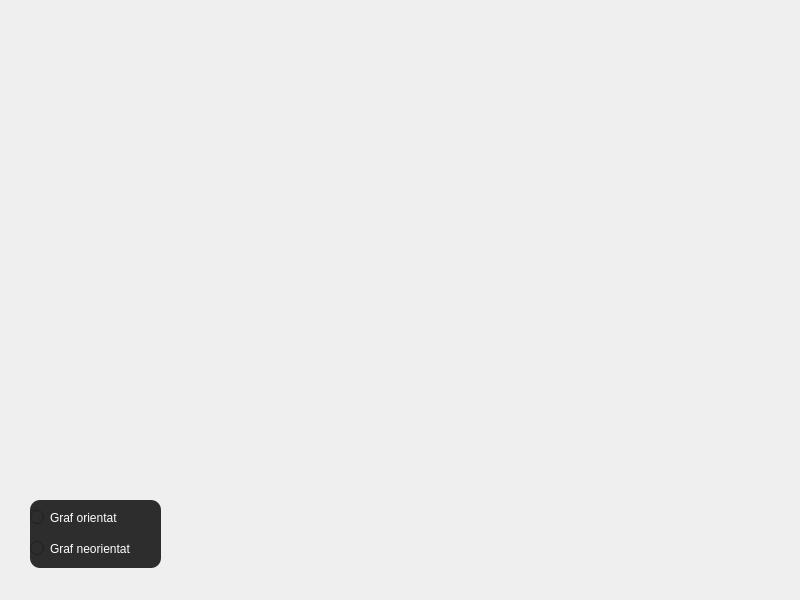
<?xml version="1.0" encoding="UTF-8"?>
<ui version="4.0">
 <class>MainWindow</class>
 <widget class="QMainWindow" name="MainWindow">
  <property name="geometry">
   <rect>
    <x>0</x>
    <y>0</y>
    <width>800</width>
    <height>600</height>
   </rect>
  </property>
  <property name="windowTitle">
   <string>MainWindow</string>
  </property>
  <property name="autoFillBackground">
   <bool>true</bool>
  </property>
  <widget class="QWidget" name="centralwidget">
   <property name="enabled">
    <bool>true</bool>
   </property>
   <widget class="QWidget" name="widget" native="true">
    <property name="geometry">
     <rect>
      <x>30</x>
      <y>500</y>
      <width>131</width>
      <height>68</height>
     </rect>
    </property>
    <property name="sizePolicy">
     <sizepolicy hsizetype="Expanding" vsizetype="Expanding">
      <horstretch>0</horstretch>
      <verstretch>0</verstretch>
     </sizepolicy>
    </property>
    <property name="styleSheet">
     <string notr="true">color: rgb(255, 255, 255);
font: 700 9pt &quot;Segoe UI&quot;;
background-color: rgb(45, 45, 45);
border-radius: 10px;
border: none;</string>
    </property>
    <layout class="QVBoxLayout" name="verticalLayout_2">
     <item>
      <widget class="QRadioButton" name="orientedButton">
       <property name="text">
        <string>Graf orientat</string>
       </property>
      </widget>
     </item>
     <item>
      <widget class="QRadioButton" name="unorientedButton">
       <property name="text">
        <string>Graf neorientat</string>
       </property>
      </widget>
     </item>
    </layout>
   </widget>
  </widget>
 </widget>
 <resources/>
 <connections/>
</ui>
